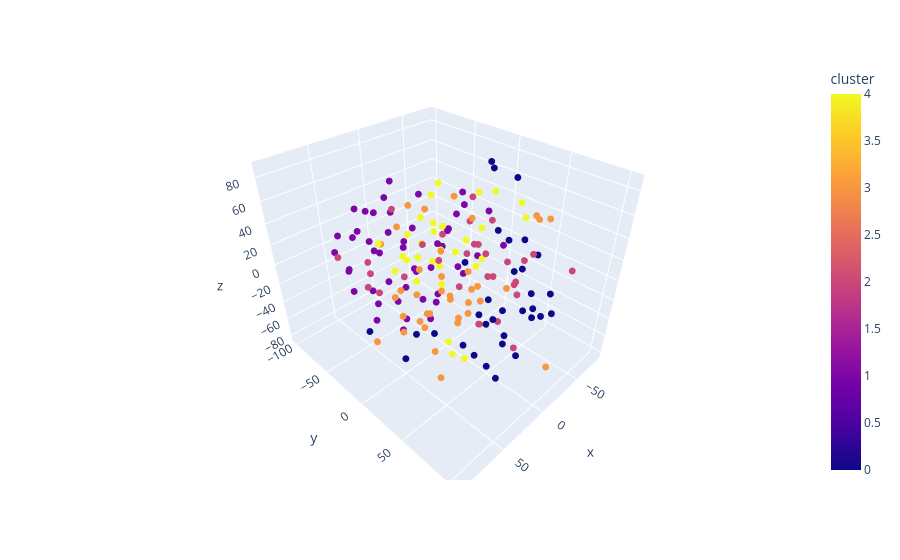

Notebook source saved alongside this figure:
### Code cell
#t-SNE in 3D 
tsne = TSNE(
    n_components=3,
    random_state=0
)
projections = tsne.fit_transform(embeddings)  

df_plot = pd.DataFrame({
    'x': projections[:, 0],
    'y': projections[:, 1],
    'z': projections[:, 2],
    'cluster': labels,               
    'text': clean_interruptions            
})

fig = px.scatter_3d(
    df_plot,
    x='x', y='y', z='z',
    color='cluster',
    hover_name='text',               
    labels={'color': 'cluster'}
)

fig.update_traces(marker_size=4)
fig.show()

### Figure 1 — Plotly figure (JSON) as saved in the notebook; plotly's stock layout.template omitted (floating-point values rounded to 4 significant figures; data arrays with more than 128 entries replaced by an {"elided": "..."} marker saying what was removed)
{"data": [{"hovertemplate": "<b>%{hovertext}</b><br><br>x=%{x}<br>y=%{y}<br>z=%{z}<br>cluster=%{marker.color}<extra></extra>", "hovertext": {"elided": "180 str values"}, "legendgroup": "", "marker": {"color": {"elided": "180 int values"}, "coloraxis": "coloraxis", "size": 4, "symbol": "circle"}, "mode": "markers", "name": "", "scene": "scene", "showlegend": false, "type": "scatter3d", "x": {"elided": "180 float values"}, "y": {"elided": "180 float values"}, "z": {"elided": "180 float values"}}], "layout": {"coloraxis": {"colorbar": {"title": {"text": "cluster"}}, "colorscale": [[0, "#0d0887"], [0.1111, "#46039f"], [0.2222, "#7201a8"], [0.3333, "#9c179e"], [0.4444, "#bd3786"], [0.5556, "#d8576b"], [0.6667, "#ed7953"], [0.7778, "#fb9f3a"], [0.8889, "#fdca26"], [1, "#f0f921"]]}, "legend": {"tracegroupgap": 0}, "margin": {"t": 60}, "scene": {"domain": {"x": [0, 1], "y": [0, 1]}, "xaxis": {"title": {"text": "x"}}, "yaxis": {"title": {"text": "y"}}, "zaxis": {"title": {"text": "z"}}}}}
